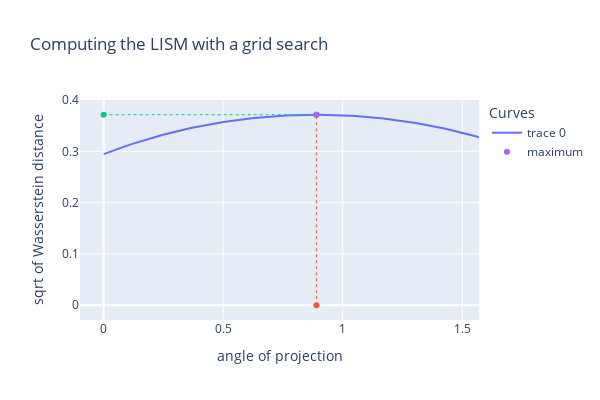

The notebook cell this image was saved under:
### Code cell
fig.show()

### Figure 1 — Plotly figure (JSON) as saved in the notebook; plotly's stock layout.template omitted (floating-point values rounded to 4 significant figures; data arrays with more than 128 entries replaced by an {"elided": "..."} marker saying what was removed)
{"data": [{"type": "scatter", "x": {"elided": "158 float values"}, "y": {"elided": "158 float values"}}, {"line": {"dash": "dot", "width": 1}, "showlegend": false, "type": "scatter", "x": [0.89, 0.89], "y": [0, 0.3713]}, {"line": {"dash": "dot", "width": 1}, "showlegend": false, "type": "scatter", "x": [0, 0.89], "y": [0.3713, 0.3713]}, {"mode": "markers", "name": "maximum", "type": "scatter", "x": [0.89], "y": [0.3713]}], "layout": {"height": 400, "legend": {"title": {"text": "Curves"}}, "title": {"text": "Computing the LISM with a grid search"}, "width": 600, "xaxis": {"title": {"text": "angle of projection"}}, "yaxis": {"title": {"text": "sqrt of Wasserstein distance"}}}}
